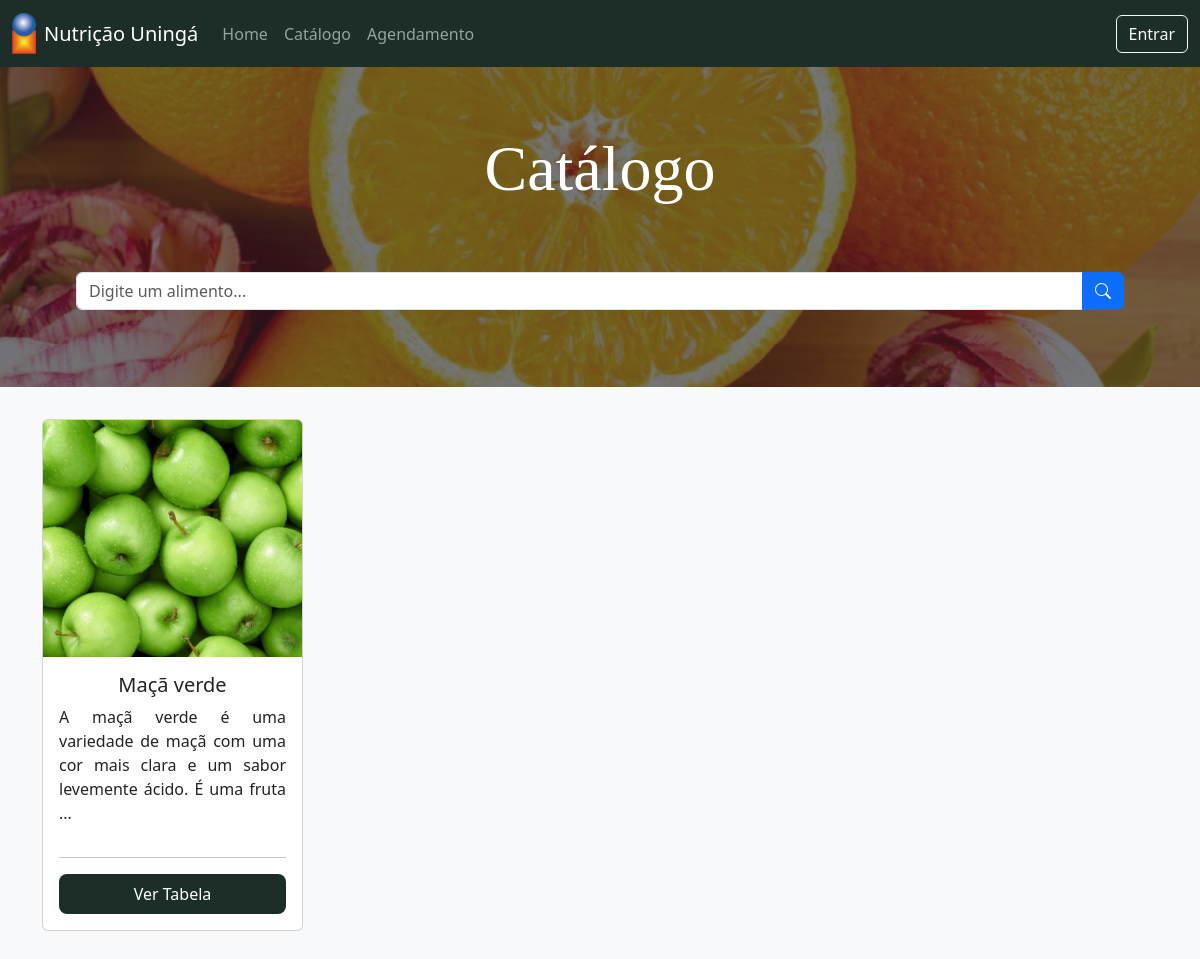
The page /catalogo/ on the database as committed earlier.
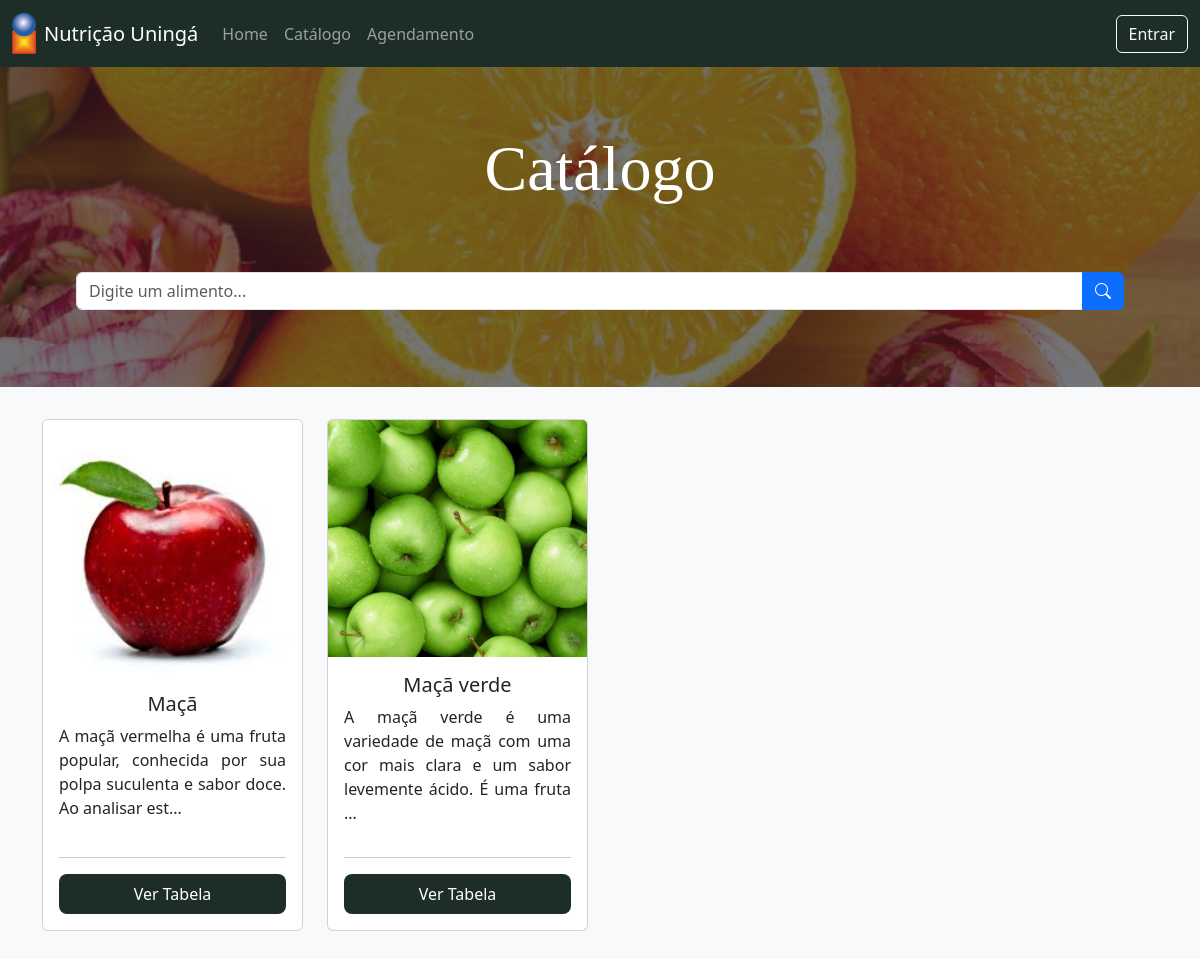
The same page on the database as committed later.
### catalogo/models.py (models this page shows, shortened)
class Alimento(models.Model):
    nome = models.CharField(max_length=150, null=False, unique=True)
    medida_caseira = models.CharField(max_length=100, null=False, blank=False, default="gramas")
    quantidade_gml = models.FloatField(null=False, default=100)
    imagem = models.ImageField(null=True, blank=True, upload_to="imagem__alimento/")
    descricao = models.TextField(null=True)
    calorias = models.DecimalField(
        max_digits=6,
        decimal_places=2,
        validators=[MinValueValidator(0)],
        default=0
    )
    carboidratos = models.DecimalField(
        max_digits=6,
        decimal_places=2,
        validators=[MinValueValidator(0)],
        default=0,
    )
    carboidratos_liquidos = models.DecimalField(
        max_digits=6,
        decimal_places=2,
        validators=[MinValueValidator(0)],
        default=0,
    )
    proteinas = models.DecimalField(
        max_digits=6,
        decimal_places=2,
        validators=[MinValueValidator(0)],
        default=0
    )
    gorduras_totais = models.DecimalField(
        max_digits=6,
        decimal_places=2,
        validators=[MinValueValidator(0)],
        default=0
    )
    gorduras_saturadas = models.DecimalField(
        max_digits=6,
        decimal_places=2,
        validators=[MinValueValidator(0)],
        default=0
    )
    fibra_alimentar = models.DecimalField(
        max_digits=6,
        decimal_places=2,
        validators=[MinValueValidator(0)],
        default=0
    )
    sodio = models.DecimalField(
        max_digits=6,
        decimal_places=2,
        validators=[MinValueValidator(0)],
        default=0
    )
    class Meta:
        verbose_name = "Alimento"
        verbose_name_plural = "Alimentos"

### catalogo/views.py (the view)
# urls.py: path('catalogo/', views.catalogo, name='catalogo'),
def catalogo(request):
    obj = request.GET.get('obj')
    if obj:
        alimentos = Alimento.objects.filter(nome__icontains=obj).order_by('nome')
    else:
        alimentos = Alimento.objects.all().order_by('nome')
    alimentos_paginador = Paginator(alimentos, 12)
    num_pagina = request.GET.get('page')
    pagina = alimentos_paginador.get_page(num_pagina)
    pagina.adjusted_elided_pages = alimentos_paginador.get_elided_page_range(num_pagina)
    return render(request, 'catalogo/catalogo.html', {'pagina': pagina})

### catalogo/templatetags/custom_filters.py (called while the page is built)
@register.filter
def custom_truncate(text, num_chars):
    if len(text) > num_chars:
        return text[:num_chars] + '...'
    return text

### catalogo/templates/catalogo/catalogo.html (shortened to what this page needs)
{% extends "base.html" %}
{% load static %}
{% block styles %}
    <link rel="stylesheet" href="{% static "css/catalogo/catalogo.css" %}">
{% endblock styles %}
{% block conteudo %}
    <main>
        {% include "partials/catalogo/pesquisa.html" %}
        <div class="container">
            <div class="row">
                {% for alimento in pagina.object_list %}
                    {% include "partials/catalogo/card.html" %}
                {% endfor %}
            </div>
        </div>
    </main>
{% endblock conteudo %}

### catalogo/templates/partials/catalogo/card.html
{% load static %}
{% load custom_filters %}
<div class="col-lg-3 col-md-6 col-sm-6 mb-4">
    <div class="card" style="height: 32rem;">
        {% if alimento.imagem %}
            <img src="{{ alimento.imagem.url }}" class="card-img-top" alt="imagem de {{alimento.nome}}" style="height: 16rem;">
        {% else %}
            <img src="{% static "img/placeholder.png" %}" class="card-img-top" alt="Placeholder" style="height: 16rem;">
        {% endif %}
        <div class="card-body d-flex flex-column">
            <h5 class="card-title text-center">{{ alimento.nome }}</h5>
            <p class="card-text" style="text-align: justify;">{{ alimento.descricao|custom_truncate:100 }}</p>
            <div class="bottom-aligned mt-auto">
                <hr>
                {% if user.is_nutricionista %}
                    <div class="d-flex justify-content-between align-items-center">
                        <a href="{% url "excluir_alimento" alimento.id %}" class="btn btn-danger">
                            <i class="bi bi-trash-fill"></i>
                        </a>
                        <a href="{% url "alimento" alimento.id %}" class="btn-card px-5">Ver Tabela</a>
                    </div>
                {% else %}
                    <a href="{% url "alimento" alimento.id %}" class="btn-card d-block m-auto">Ver Tabela</a>
                {% endif %}
            </div>
        </div>
    </div>
</div>

Rows that differ between the two databases and show on the page:
added Alimento: imagem (picture), nome "Maçã", descricao|custom_truncate "A maçã vermelha é uma fruta popular, conhecida por sua polpa suculenta e sabor doce. Ao analisar est..."
